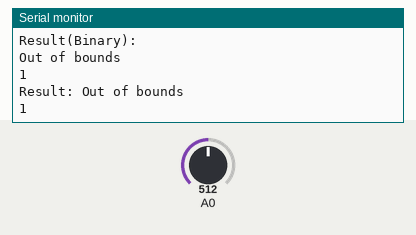
Recording of a sketch running on a simulated Arduino Zero (SAMD21). Parts: the last lines printed to the serial monitor. The test bench sets the inputs (shaded band); at power-on: A0 = 512 (analog values on the 0–1023 scale).

Above: at 1.2 s.
1.3 s: A0 set to 306
At 1.61 s:
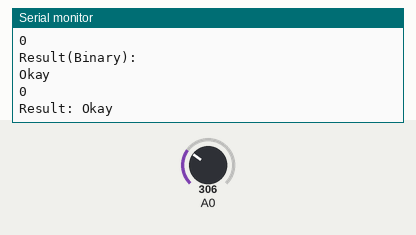
At 5.63 s:
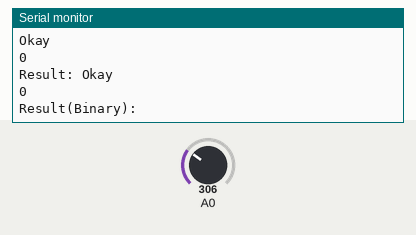

The sketch:

LineTracker.ino
```cpp
void setup() {
  Serial.begin(9600); // Initialize serial communication
  analogReadResolution(12);
}

int check_line_tracker(float thershold){
  byte result;
  int sensorValue = analogRead(A0); // Read analog value from ADC0 (GP26)
  // Convert the analog value to voltage
  float voltage = (sensorValue / 4095.0) * 5;
  /*
  Serial.print("Analog Value: ");
  Serial.print(sensorValue);
  Serial.print(", Voltage: ");
  Serial.print(voltage, 2); // Print voltage with 2 decimal places
  Serial.println("V");*/

  if(voltage >= thershold){
    Serial.println("Out of bounds");
    result = result + 1;
  }
  else
  {
    Serial.println("Okay");
  }
  return result;
}

void loop() {
  Serial.println("Result(Binary): ");
  Serial.println(check_line_tracker(2.5), BIN);
  Serial.print("Result: ");
  Serial.println(check_line_tracker(2.5));
  delay(100); // Small delay for stable readings
}
```

Measured:
- after the input at 1.3 s, the serial monitor: prints a new line at once (image 1)
